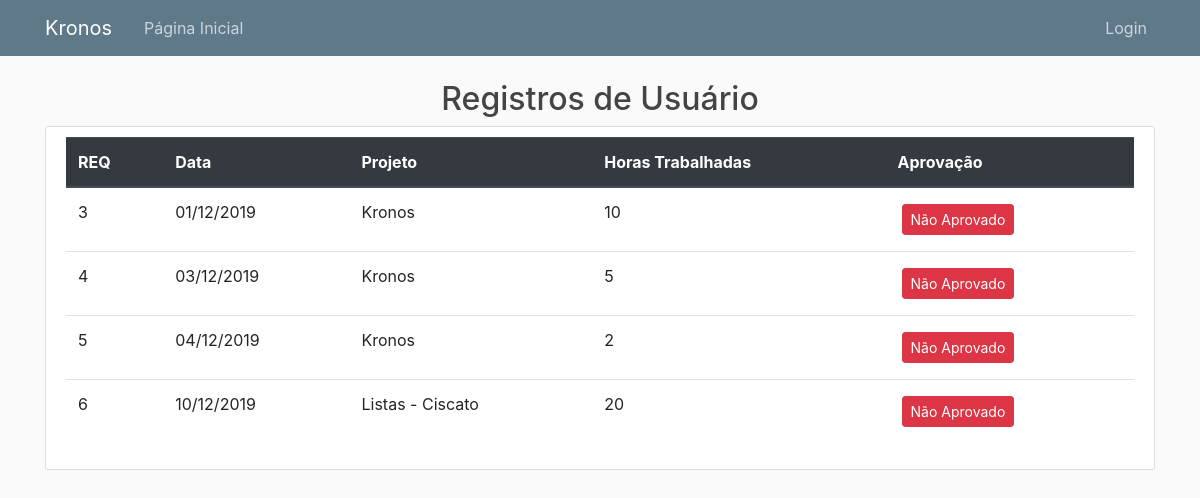
/usuario_registros/4, run on the app's committed database.
### kronos/models.py (models this page shows, shortened)
class Usuario(db.Model, UserMixin):
    __tablename__ = 'usuarios'
    id = db.Column(db.Integer, primary_key=True)
    username = db.Column(db.String(20), nullable=False, unique=True)
    senha = db.Column(db.String(60), nullable=False)
    nome = db.Column(db.String(50), nullable=False)
    admin = db.Column(db.Boolean, default=False, nullable=False)
    registros = db.relationship('RegistroHoras', backref='autor', lazy=True)

class RegistroHoras(db.Model):
    __tablename__ = 'registros'
    id = db.Column(db.Integer, primary_key=True)
    data = db.Column(Data, nullable=False)
    aprovacao = db.Column(db.Boolean, default=False)
    total_horas = db.Column(db.Integer, nullable=False)
    usuario_id = db.Column(db.Integer, db.ForeignKey('usuarios.id'), nullable=False)
    projeto_id = db.Column(db.Integer, db.ForeignKey('projetos.id'), nullable=False)

class Projeto(db.Model):
    __tablename__ = 'projetos'
    id = db.Column(db.Integer, primary_key=True)
    nome = db.Column(db.String(50), nullable=False)
    descricao = db.Column(db.Text)
    data_inicio = db.Column(Data, nullable=False, default=datetime.utcnow)
    data_entrega = db.Column(Data, nullable=False)
    total_horas = db.Column(db.Integer, nullable=False, default=0)
    registros = db.relationship('RegistroHoras', backref='projeto', lazy=True)

### kronos/routes.py (the view)
@app.route('/usuario_registros/<int:usuario_id>')
def usuario_registros(usuario_id):
    usuario = Usuario.query.get_or_404(usuario_id)
    registros = RegistroHoras.query.filter_by(usuario_id=usuario.id)
    titulo = 'Registros - ' + usuario.nome
    return render_template('usuario_registros.html', titulo =' Registros -' + usuario.nome, registros=registros, usuario=usuario)

### kronos/templates/usuario_registros.html
{% extends "base.html" %}
{% block content %}
<h2 style="text-align:center">Registros de {{ usuario.nome }}</h2>
<div class="content-section">
        <table class="table">
                <thead class="thead-dark">
                        <tr>
                        <th>REQ</th>
                        <th>Data</th>
                        <th>Projeto</th>
                        <th>Horas Trabalhadas</th>
                        <th>Aprovação</th>
                        </tr>
                </thead>
                <tbody>
                        {% for registro in registros %}
                        <tr>
                                <td>{{ registro.id }}</td>
                                <td>{{ registro.data.strftime('%d/%m/%Y') }}</td>
                                <td>{{ registro.projeto.nome }}</td>
                                <td>{{ registro.total_horas }}</td>
                                {% if registro.aprovacao %}
                                        <td><a class="btn btn-secondary btn-sm m-1" href="{{ url_for('reprovar', registro_id=registro.id, usuario_id=usuario.id) }}">Aprovado</a></td>
                                {% else %}
                                        <td><a class="btn btn-danger btn-sm m-1" href="{{ url_for('aprovar', registro_id=registro.id, usuario_id=usuario.id) }}">Não Aprovado</a></td>
                                {% endif %}
                        </tr>
                        {% endfor %}
                </tbody>
                </table>
</div>
{% endblock content %}

### kronos/static/main.css (style rules this page uses)
body { background: #fafafa; color: #333333; margin-top: 5rem; }
h1, h2, h3, h4, h5, h6 { color: #444444; }
.content-section { background: #ffffff; padding: 10px 20px; border: 1px solid #dddddd; border-radius: 3px; margin-bottom: 20px; }

### data on the page
Usuario: nome "Usuário"
RegistroHoras: id "3", data "01/12/2019", projeto.nome "Kronos", total_horas "10"
RegistroHoras: id "4", data "03/12/2019", projeto.nome "Kronos", total_horas "5"
RegistroHoras: id "5", data "04/12/2019", projeto.nome "Kronos", total_horas "2"
RegistroHoras: id "6", data "10/12/2019", projeto.nome "Listas - Ciscato", total_horas "20"
